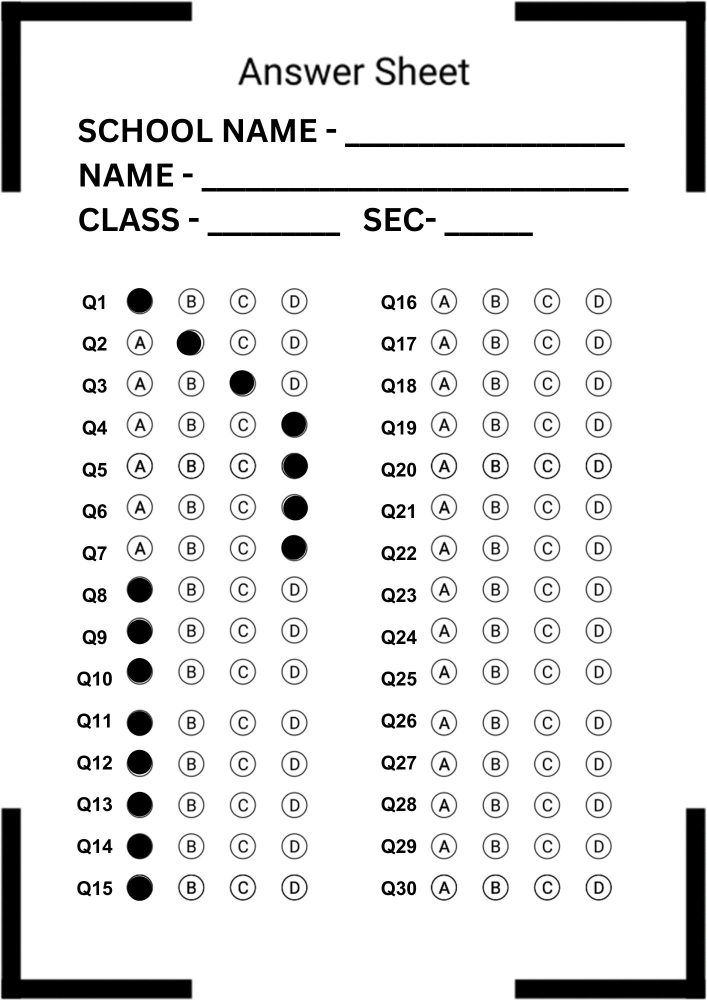
#> input picture img/OMR1.jpg, 1414 x 2000 px (shown at 1/2 size)
$ python omr.py --input img/OMR1.jpg
#> lines starting #> are read from the running program, lines starting #| are printed output that depends on the picture; after the words box and inside, x2 and y2 are one past the last pixel; in counts of white or black regions, pixels touching at a corner belong together
#> in get_answers, im_orig is the input picture: shape (2000, 1414, 3); mean B, G, R 231.1, 231.1, 231.1
import argparse
import cv2
import numpy as np

# When the four corners are identified, we will do a four-point
# perspective transform such that the outmost points of each
# corner map to a TRANSF_SIZE x TRANSF_SIZE square image.
TRANSF_SIZE = 512

#
# Answer sheet properties.
#


N_QUESTIONS = 10

ANSWER_SHEET_WIDTH = 740
ANSWER_SHEET_HEIGHT = 1049

ANSWER_PATCH_HEIGHT = 50
ANSWER_PATCH_HEIGHT_WITH_MARGIN = 80
ANSWER_PATCH_LEFT_MARGIN = 200
ANSWER_PATCH_RIGHT_MARGIN = 90
FIRST_ANSWER_PATCH_TOP_Y = 200

ALTERNATIVE_HEIGHT = 50
ALTERNATIVE_WIDTH = 50
ALTERNATIVE_WIDTH_WITH_MARGIN = 100


# [18 lines left out: function calculate_contour_features, not called in this run]


def calculate_corner_features():
    """Calculates the array of features for the corner contour.
    In practice, this can be pre-calculated, as the corners are constant
    and independent from the inputs.

    We load the img/corner.png file, which contains a single corner, so we
    can reliably extract its features. We will use these features to look for
    contours in our input image that look like a corner.
    """
    corner_img = cv2.imread('img/corner.png')
    corner_img_gray = cv2.cvtColor(corner_img, cv2.COLOR_BGR2GRAY)
    contours, hierarchy = cv2.findContours(
        corner_img_gray, cv2.RETR_TREE, cv2.CHAIN_APPROX_SIMPLE)

    # We expect to see only two contours:
    # - The "outer" contour, which wraps the whole image, at hierarchy level 0
    # - The corner contour, which we are looking for, at hierarchy level 1
    # If in trouble, one way to check what's happening is to draw the found contours
    # with cv2.drawContours(corner_img, contours, -1, (255, 0, 0)) and try and find
    # the correct corner contour by drawing one contour at a time. Ideally, this
    # would not be done at runtime.
    if len(contours) != 2:
        raise RuntimeError(
            'Did not find the expected contours when looking for the corner')

    # Following our assumptions as stated above, we take the contour that has a parent
    # contour (that is, it is _not_ the outer contour) to be the corner contour.
    # If in trouble, verify that this contour is the corner contour with
    # cv2.drawContours(corner_img, [corner_contour], -1, (255, 0, 0))
    corner_contour = next(ct
                          for i, ct in enumerate(contours)
                          if hierarchy[0][i][3] != -1)

    return calculate_contour_features(corner_contour)


def normalize(im):
    """Converts `im` to black and white.

    Applying a threshold to a grayscale image will make every pixel either
    fully black or fully white. Before doing so, a common technique is to
    get rid of noise (or super high frequency color change) by blurring the
    grayscale image with a Gaussian filter."""
    im_gray = cv2.cvtColor(im, cv2.COLOR_BGR2GRAY)

    # Filter the grayscale image with a 3x3 kernel
    blurred = cv2.GaussianBlur(im_gray, (3, 3), 0)

    # Applies a Gaussian adaptive thresholding. In practice, adaptive thresholding
    # seems to work better than appling a single, global threshold to the image.
    # This is particularly important if there could be shadows or non-uniform
    # lighting on the answer sheet. In those scenarios, using a global thresholding
    # technique might yield paricularly bad results.
    # The choice of the parameters blockSize = 77 and C = 10 is as much as an art
    # as a science and domain-dependand.
    # In practice, you might want to try different  values for your specific answer
    # sheet.
    return cv2.adaptiveThreshold(
        blurred, 255, cv2.ADAPTIVE_THRESH_GAUSSIAN_C, cv2.THRESH_BINARY, 77, 10)
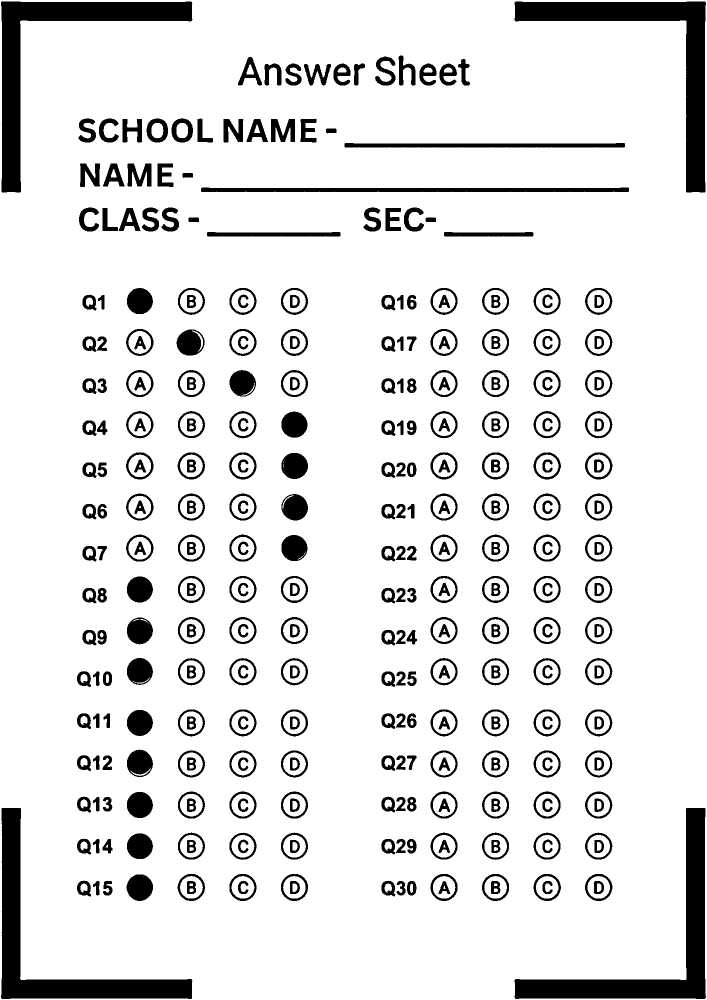
#> returned value: shape (2000, 1414) (shown at 1/2 size); 88.6% white; 351 black regions


# [4 lines left out: function get_approx_contour, not called in this run]


def get_contours(image_gray):
    contours, _ = cv2.findContours(
        image_gray, cv2.RETR_TREE, cv2.CHAIN_APPROX_SIMPLE)
#> contours = 633 contours, 34 with area under 20; largest, box (x1, y1, x2, y2) and area: (0, 0, 1414, 2000) 2824587, (1028, 2, 1413, 386) 28304, (1028, 1615, 1413, 1999) 28300, (1, 1615, 386, 1999) 28018, (1, 2, 386, 386) 28010
    return map(get_approx_contour, contours)


def get_corners(contours):
    """Returns the 4 contours that look like a corner the most.

    In the real world, we cannot assume that the corners will always be present,
    and we likely need to decide how good is good enough for contour to
    look like a corner.
    This is essentially a classification problem. A good approach would be
    to train a statistical classifier model and apply it here. In our little
    exercise, we assume the corners are necessarily there."""
    corner_features = calculate_corner_features()
    return sorted(
        contours,
        key=lambda c: features_distance(
                corner_features,
                calculate_contour_features(c)))[:4]


# [4 lines left out: function get_bounding_rect, not called in this run]


def features_distance(f1, f2):
    return np.linalg.norm(np.array(f1) - np.array(f2))


def draw_point(point, img, radius=5, color=(0, 0, 255)):
    cv2.circle(img, tuple(point), radius, color, -1)


# [16 lines left out: functions get_centroid, sort_points_counter_clockwise, not called in this run]


def get_outmost_points(contours):
    all_points = np.concatenate(contours)
    return get_bounding_rect(all_points)


# [42 lines left out: functions perspective_transform, sheet_coord_to_transf_coord, get_question_patch, not called in this run]


def get_question_patches(transf):
    for i in range(N_QUESTIONS):
        yield get_question_patch(transf, i)


# [33 lines left out: functions get_alternative_patches, draw_marked_alternative, get_marked_alternative, not called in this run]


def get_letter(alt_index):
    return ["A", "B", "C", "D", "E"][alt_index] if alt_index is not None else "N/A"


def get_answers(source_file):
    """Runs the full pipeline:

    - Loads input image
    - Normalizes image
    - Finds contours
    - Finds corners among all contours
    - Finds 'outmost' points of all corners
    - Applies perpsective transform to get a bird's eye view
    - Scans each line for the marked alternative
    """
    im_orig = cv2.imread(source_file)

    im_normalized = normalize(im_orig)

    contours = get_contours(im_normalized)

    corners = get_corners(contours)

    cv2.drawContours(im_orig, corners, -1, (0, 255, 0), 3)

    outmost = sort_points_counter_clockwise(get_outmost_points(corners))

    color_transf = perspective_transform(im_orig, outmost)
    normalized_transf = perspective_transform(im_normalized, outmost)

    answers = []
    for i, q_patch in enumerate(get_question_patches(normalized_transf)):
        alt_index = get_marked_alternative(get_alternative_patches(q_patch))

        if alt_index is not None:
            color_q_patch = get_question_patch(color_transf, i)
            draw_marked_alternative(color_q_patch, alt_index)

        answers.append(get_letter(alt_index))

    return answers, color_transf


def main():
    parser = argparse.ArgumentParser()

    parser.add_argument(
        "--input",
        help="Input image filename",
        required=True,
        type=str)

    parser.add_argument(
        "--output",
        help="Output image filename",
        type=str)

    parser.add_argument(
        "--show",
        action="store_true",
        help="Displays annotated image")

    args = parser.parse_args()

    answers, im = get_answers(args.input)

    for i, answer in enumerate(answers):
        print("Q{}: {}".format(i + 1, answer))

    if args.output:
        cv2.imwrite(args.output, im)
        print('Wrote image to {}.'.format(args.output))

    if args.show:
        cv2.imshow('Annotated image', im)
        cv2.waitKey(0)


if __name__ == '__main__':
#> (the run stopped early here; a loop or call above may not have finished)

$ run again, on img/test1.jpeg
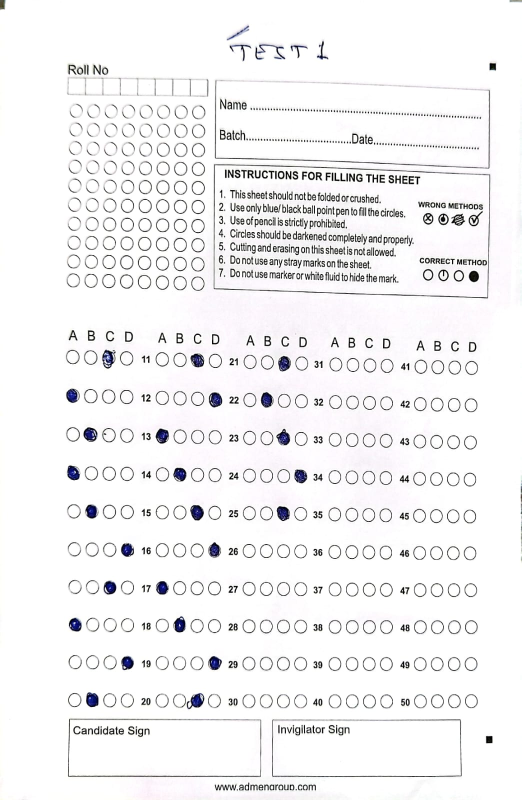
#> input picture img/test1.jpeg, 1043 x 1600 px (shown at 1/2 size)
#> in get_answers, im_orig is the input picture: shape (1600, 1043, 3); mean B, G, R 242.6, 241.6, 242.3
#> in normalize, `return cv2.adaptiveThreshold( blurred, 255, cv2.ADAPTIVE_THRESH_GAUSSI..`:
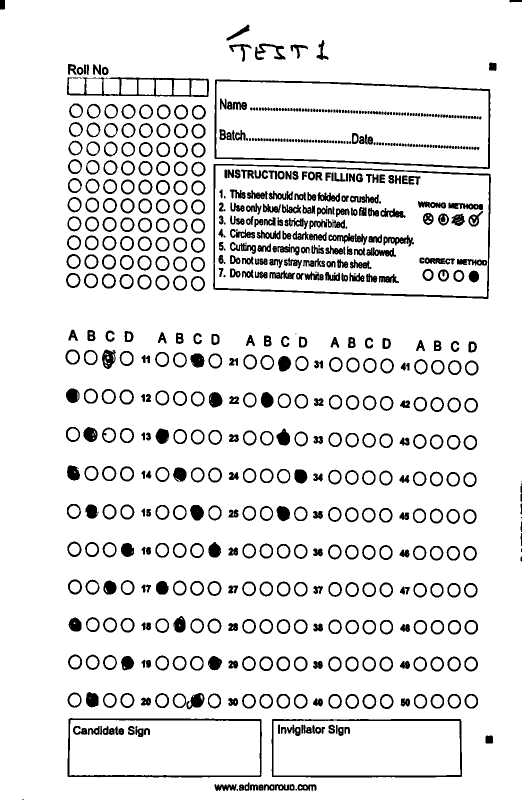
#> returned value: shape (1600, 1043) (shown at 1/2 size); 90.2% white; 711 black regions (32 under 20 px)
#> contours = 1340 contours, 363 with area under 20; largest, box (x1, y1, x2, y2) and area: (0, 0, 1043, 1600) 1665688, (425, 327, 983, 599) 140176, (429, 331, 978, 594) 133206, (428, 158, 982, 339) 88646, (432, 162, 977, 335) 82238

$ run again, on img/test2.jpeg
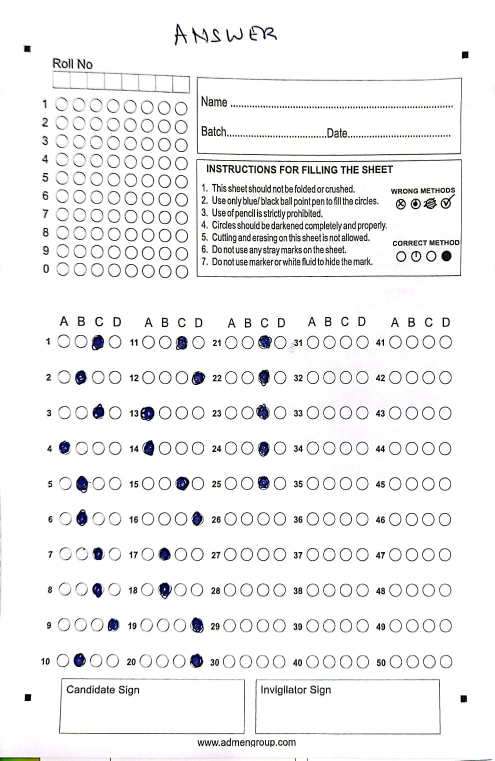
#> input picture img/test2.jpeg, 990 x 1522 px (shown at 1/2 size)
#> in get_answers, im_orig is the input picture: shape (1522, 990, 3); mean B, G, R 241.7, 241.3, 241.4
#> in normalize, `return cv2.adaptiveThreshold( blurred, 255, cv2.ADAPTIVE_THRESH_GAUSSI..`:
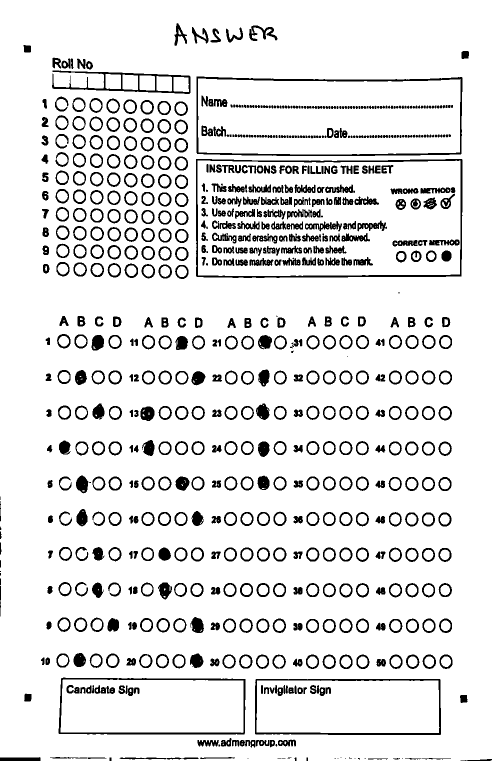
#> returned value: shape (1522, 990) (shown at 1/2 size); 89.4% white; 722 black regions (49 under 20 px)
#> contours = 1348 contours, 381 with area under 20; largest, box (x1, y1, x2, y2) and area: (0, 0, 990, 1522) 1503126, (391, 317, 926, 557) 125566, (395, 321, 921, 552) 118748, (392, 152, 926, 313) 82180, (396, 157, 921, 309) 75934
